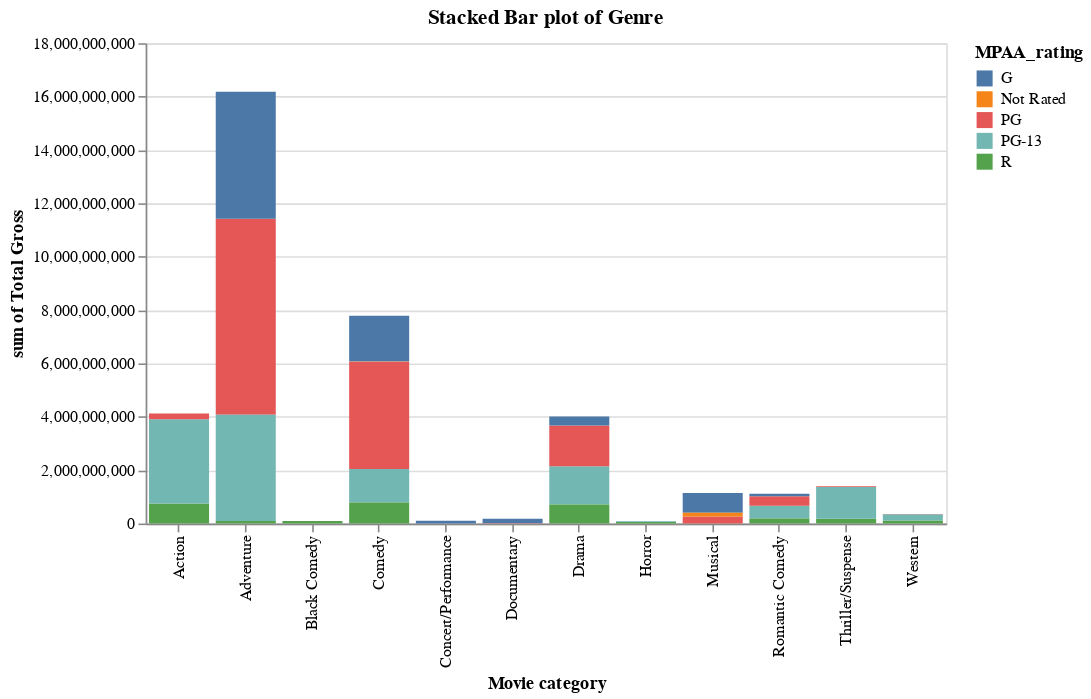

Source (notebook cell):
### Code cell
# preparing a stacked chart 

gross_chart= alt.Chart(gross_sorted,width=500, height = 300).mark_bar().encode(
    x = alt.X('genre', title = "Movie category"),
    y = alt.Y('sum(new_total_gross)',title = ("sum of Total Gross")),
    color='MPAA_rating'
).properties(title = "Stacked Bar plot of Genre")
gross_chart

### Figure 1 — Vega-Lite specification as saved in the notebook (floating-point values rounded to 4 significant figures; data arrays with more than 128 entries replaced by an {"elided": "..."} marker saying what was removed)
{"config": {"view": {"continuousWidth": 400, "continuousHeight": 300}}, "data": {"name": "data-89abe9bad4162ebe5b1f6ed7c55fa1dc"}, "mark": "bar", "encoding": {"color": {"type": "nominal", "field": "MPAA_rating"}, "x": {"type": "nominal", "field": "genre", "title": "Movie category"}, "y": {"type": "quantitative", "aggregate": "sum", "field": "new_total_gross", "title": "sum of Total Gross"}}, "height": 300, "title": "Stacked Bar plot of Genre", "width": 500, "$schema": "https://vega.github.io/schema/vega-lite/v4.8.1.json", "datasets": {"data-89abe9bad4162ebe5b1f6ed7c55fa1dc": {"elided": "513 records"}}}
